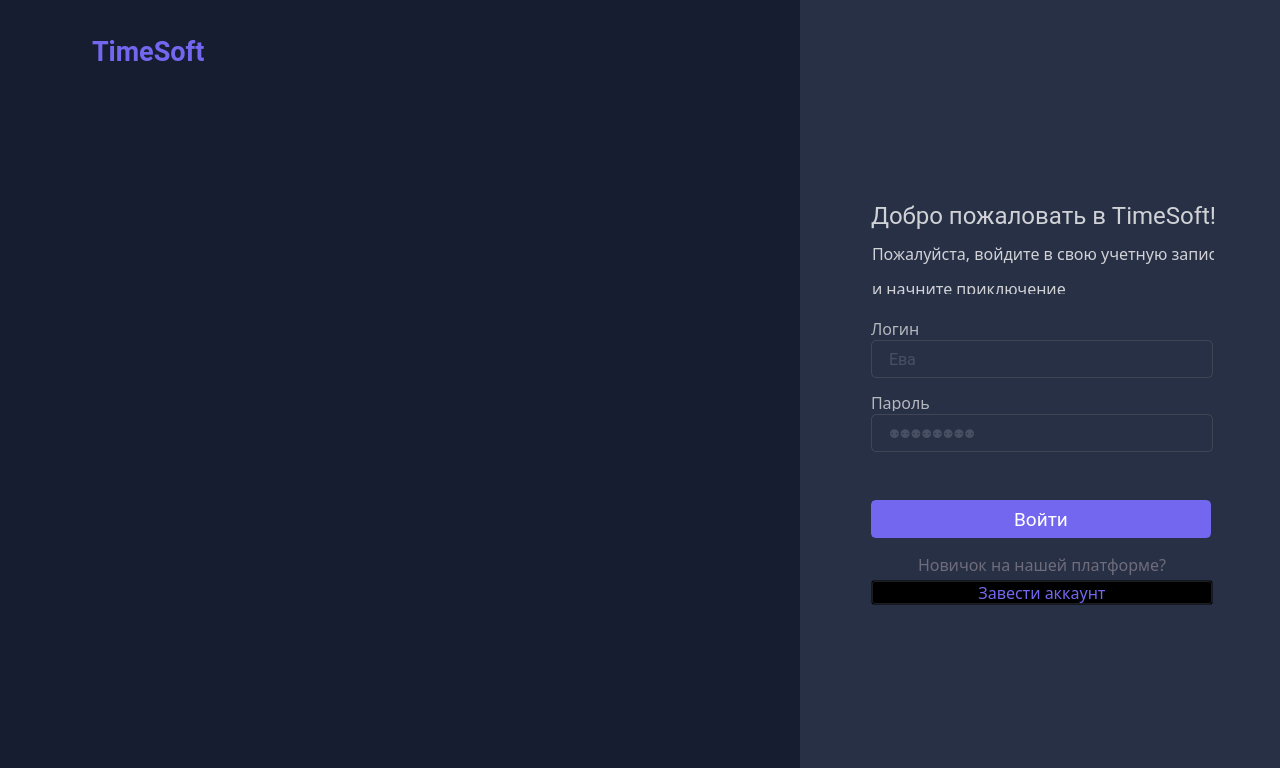
<?xml version="1.0" encoding="UTF-8"?>
<ui version="4.0">
 <class>login_dialog</class>
 <widget class="QDialog" name="login_dialog">
  <property name="geometry">
   <rect>
    <x>0</x>
    <y>0</y>
    <width>1280</width>
    <height>768</height>
   </rect>
  </property>
  <property name="sizePolicy">
   <sizepolicy hsizetype="Fixed" vsizetype="Fixed">
    <horstretch>0</horstretch>
    <verstretch>0</verstretch>
   </sizepolicy>
  </property>
  <property name="windowTitle">
   <string>TimeSoft login</string>
  </property>
  <property name="styleSheet">
   <string notr="true">background-color: rgb(22, 29, 49);</string>
  </property>
  <widget class="QLabel" name="login_imglbl_img">
   <property name="geometry">
    <rect>
     <x>70</x>
     <y>170</y>
     <width>620</width>
     <height>453</height>
    </rect>
   </property>
   <property name="text">
    <string/>
   </property>
   <property name="pixmap">
    <pixmap>img/login-dark 1.svg</pixmap>
   </property>
   <property name="scaledContents">
    <bool>true</bool>
   </property>
  </widget>
  <widget class="QWidget" name="login_widget" native="true">
   <property name="geometry">
    <rect>
     <x>800</x>
     <y>0</y>
     <width>484</width>
     <height>1080</height>
    </rect>
   </property>
   <property name="font">
    <font>
     <family>MS Serif</family>
    </font>
   </property>
   <property name="styleSheet">
    <string notr="true">background-color: rgb(40, 48, 70);</string>
   </property>
   <widget class="QPushButton" name="login_btn_login">
    <property name="geometry">
     <rect>
      <x>71</x>
      <y>500</y>
      <width>340</width>
      <height>38</height>
     </rect>
    </property>
    <property name="font">
     <font>
      <family>Roboto</family>
      <pointsize>14</pointsize>
      <weight>50</weight>
      <italic>false</italic>
      <bold>false</bold>
     </font>
    </property>
    <property name="styleSheet">
     <string notr="true">QPushButton {
background-color: #7367F0;
border-radius: 5px;
border: 2px solid #7367F0;
color: rgb(255, 255, 255);
}
QPushButton:hover {
  background-color: rgb(40, 48, 70); 
  color: rgb(255, 255, 255);
  border: 2px solid rgb(95, 85, 200);
}</string>
    </property>
    <property name="text">
     <string>Войти</string>
    </property>
    <property name="checkable">
     <bool>false</bool>
    </property>
    <property name="checked">
     <bool>false</bool>
    </property>
   </widget>
   <widget class="QLabel" name="login_text_title">
    <property name="geometry">
     <rect>
      <x>71</x>
      <y>200</y>
      <width>350</width>
      <height>30</height>
     </rect>
    </property>
    <property name="font">
     <font>
      <family>Roboto</family>
      <pointsize>18</pointsize>
      <weight>50</weight>
      <italic>false</italic>
      <bold>false</bold>
     </font>
    </property>
    <property name="styleSheet">
     <string notr="true">color: rgb(208, 210, 214); </string>
    </property>
    <property name="text">
     <string>Добро пожаловать в TimeSoft!</string>
    </property>
   </widget>
   <widget class="QLabel" name="login_text_account">
    <property name="geometry">
     <rect>
      <x>71</x>
      <y>552</y>
      <width>342</width>
      <height>25</height>
     </rect>
    </property>
    <property name="font">
     <font>
      <family>Roboto-Light</family>
      <pointsize>12</pointsize>
     </font>
    </property>
    <property name="focusPolicy">
     <enum>Qt::StrongFocus</enum>
    </property>
    <property name="styleSheet">
     <string notr="true">color: rgb(110, 107, 123);</string>
    </property>
    <property name="text">
     <string>Новичок на нашей платформе?</string>
    </property>
    <property name="alignment">
     <set>Qt::AlignCenter</set>
    </property>
   </widget>
   <widget class="QLabel" name="login_text_paragrah_log">
    <property name="geometry">
     <rect>
      <x>72</x>
      <y>242</y>
      <width>342</width>
      <height>52</height>
     </rect>
    </property>
    <property name="font">
     <font>
      <family>Roboto-Light</family>
      <pointsize>12</pointsize>
     </font>
    </property>
    <property name="styleSheet">
     <string notr="true">color: rgb(208, 210, 214); 
</string>
    </property>
    <property name="text">
     <string>&lt;html&gt;&lt;head/&gt;&lt;body&gt;&lt;p&gt;Пожалуйста, войдите в свою учетную запись &lt;/p&gt;&lt;p&gt;и начните приключение&lt;/p&gt;&lt;/body&gt;&lt;/html&gt;</string>
    </property>
    <property name="textFormat">
     <enum>Qt::AutoText</enum>
    </property>
   </widget>
   <widget class="QLabel" name="login_text_password">
    <property name="geometry">
     <rect>
      <x>71</x>
      <y>393</y>
      <width>342</width>
      <height>18</height>
     </rect>
    </property>
    <property name="font">
     <font>
      <family>Roboto-Light</family>
      <pointsize>12</pointsize>
     </font>
    </property>
    <property name="styleSheet">
     <string notr="true">color: rgb(180, 183, 189);</string>
    </property>
    <property name="text">
     <string>Пароль</string>
    </property>
   </widget>
   <widget class="QLabel" name="login_text_email">
    <property name="geometry">
     <rect>
      <x>71</x>
      <y>319</y>
      <width>342</width>
      <height>18</height>
     </rect>
    </property>
    <property name="font">
     <font>
      <family>Roboto-Light</family>
      <pointsize>12</pointsize>
     </font>
    </property>
    <property name="styleSheet">
     <string notr="true">color: rgb(180, 183, 189);</string>
    </property>
    <property name="text">
     <string>Логин</string>
    </property>
   </widget>
   <widget class="QPushButton" name="login_btn_create_account">
    <property name="geometry">
     <rect>
      <x>71</x>
      <y>580</y>
      <width>342</width>
      <height>25</height>
     </rect>
    </property>
    <property name="font">
     <font>
      <family>Roboto-Light</family>
      <pointsize>12</pointsize>
     </font>
    </property>
    <property name="styleSheet">
     <string notr="true">QPushButton {
    color: rgb(115, 103, 240);
    background-color: rgba(0,0,0,0);
}

QPushButton:hover {
	color: rgb(180, 183, 189);
}</string>
    </property>
    <property name="text">
     <string>Завести аккаунт</string>
    </property>
   </widget>
   <widget class="QLineEdit" name="login_lineedit_password">
    <property name="geometry">
     <rect>
      <x>71</x>
      <y>414</y>
      <width>342</width>
      <height>38</height>
     </rect>
    </property>
    <property name="styleSheet">
     <string notr="true">QLineEdit { 
background: #283046;
font: 14pt &quot;Roboto&quot;;
color: rgb(103, 109, 125);
border: 1px solid #404656;
border-radius: 5px;
padding-left: 15px;
}

QLineEdit:hover {
border: 1px solid rgb(95, 85, 200);
}</string>
    </property>
    <property name="echoMode">
     <enum>QLineEdit::Password</enum>
    </property>
    <property name="placeholderText">
     <string>⚉⚉⚉⚉⚉⚉⚉⚉</string>
    </property>
   </widget>
   <widget class="QLineEdit" name="login_lineedit_email">
    <property name="geometry">
     <rect>
      <x>71</x>
      <y>340</y>
      <width>342</width>
      <height>38</height>
     </rect>
    </property>
    <property name="font">
     <font>
      <family>Roboto</family>
      <pointsize>12</pointsize>
      <weight>50</weight>
      <italic>false</italic>
      <bold>false</bold>
     </font>
    </property>
    <property name="layoutDirection">
     <enum>Qt::LeftToRight</enum>
    </property>
    <property name="styleSheet">
     <string notr="true">QLineEdit { 
background: #283046;
font: 12pt &quot;Roboto&quot;;
color: rgb(103, 109, 125);
border: 1px solid #404656;
border-radius: 5px;
padding-left: 15px;
}

QLineEdit:hover {
border: 1px solid rgb(95, 85, 200);
}</string>
    </property>
    <property name="alignment">
     <set>Qt::AlignLeading|Qt::AlignLeft|Qt::AlignVCenter</set>
    </property>
    <property name="placeholderText">
     <string>Ева</string>
    </property>
   </widget>
  </widget>
  <widget class="QLabel" name="login_text_logo">
   <property name="geometry">
    <rect>
     <x>92</x>
     <y>37</y>
     <width>120</width>
     <height>29</height>
    </rect>
   </property>
   <property name="font">
    <font>
     <family>Roboto</family>
     <pointsize>20</pointsize>
     <weight>75</weight>
     <bold>true</bold>
    </font>
   </property>
   <property name="styleSheet">
    <string notr="true">color: #7367F0;</string>
   </property>
   <property name="text">
    <string>TimeSoft</string>
   </property>
  </widget>
  <widget class="QLabel" name="login_imglbl_logo">
   <property name="geometry">
    <rect>
     <x>44</x>
     <y>39</y>
     <width>36</width>
     <height>25</height>
    </rect>
   </property>
   <property name="text">
    <string/>
   </property>
   <property name="pixmap">
    <pixmap>img/main/Logo.svg</pixmap>
   </property>
   <property name="scaledContents">
    <bool>true</bool>
   </property>
  </widget>
 </widget>
 <resources/>
 <connections/>
</ui>
